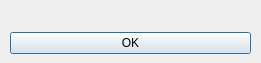
<?xml version="1.0" encoding="UTF-8"?>
<ui version="4.0">
 <class>Error</class>
 <widget class="QDialog" name="Error">
  <property name="geometry">
   <rect>
    <x>0</x>
    <y>0</y>
    <width>261</width>
    <height>63</height>
   </rect>
  </property>
  <property name="windowTitle">
   <string>Dialog</string>
  </property>
  <widget class="QWidget" name="">
   <property name="geometry">
    <rect>
     <x>10</x>
     <y>10</y>
     <width>241</width>
     <height>44</height>
    </rect>
   </property>
   <layout class="QVBoxLayout" name="verticalLayout">
    <item>
     <widget class="QLabel" name="label">
      <property name="text">
       <string/>
      </property>
     </widget>
    </item>
    <item>
     <widget class="QPushButton" name="pushButton">
      <property name="text">
       <string>OK</string>
      </property>
     </widget>
    </item>
   </layout>
  </widget>
 </widget>
 <resources/>
 <connections>
  <connection>
   <sender>pushButton</sender>
   <signal>clicked()</signal>
   <receiver>Error</receiver>
   <slot>close()</slot>
   <hints>
    <hint type="sourcelabel">
     <x>110</x>
     <y>38</y>
    </hint>
    <hint type="destinationlabel">
     <x>39</x>
     <y>61</y>
    </hint>
   </hints>
  </connection>
 </connections>
</ui>
